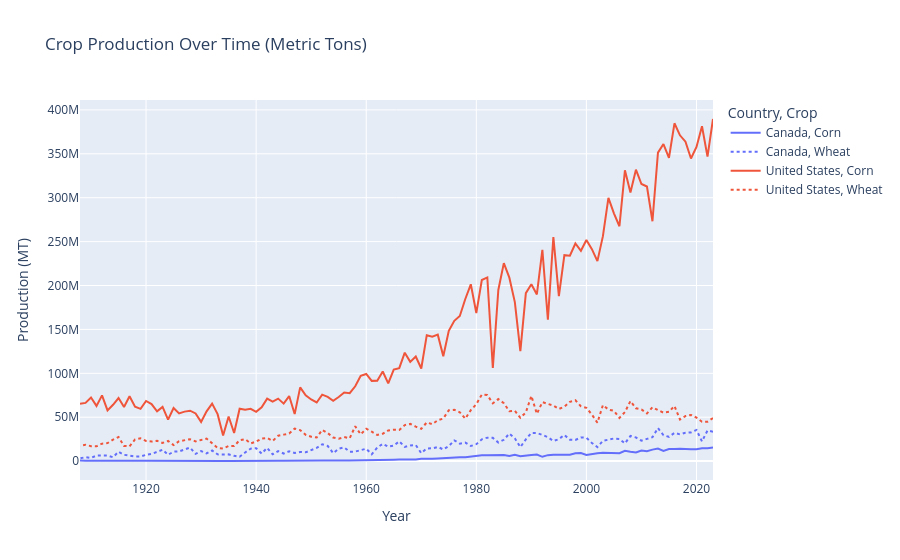

Notebook cell for this chart:
### Code cell
# Line plot with Year on x-axis, Production on y-axis
fig = px.line(
    NA_crops_df,
    x="Year",
    y="Production (MT)",
    color="Country",        # lines by country
    line_dash="Crop",       # different line styles for each crop
    title="Crop Production Over Time (Metric Tons)"
)

fig.show()
